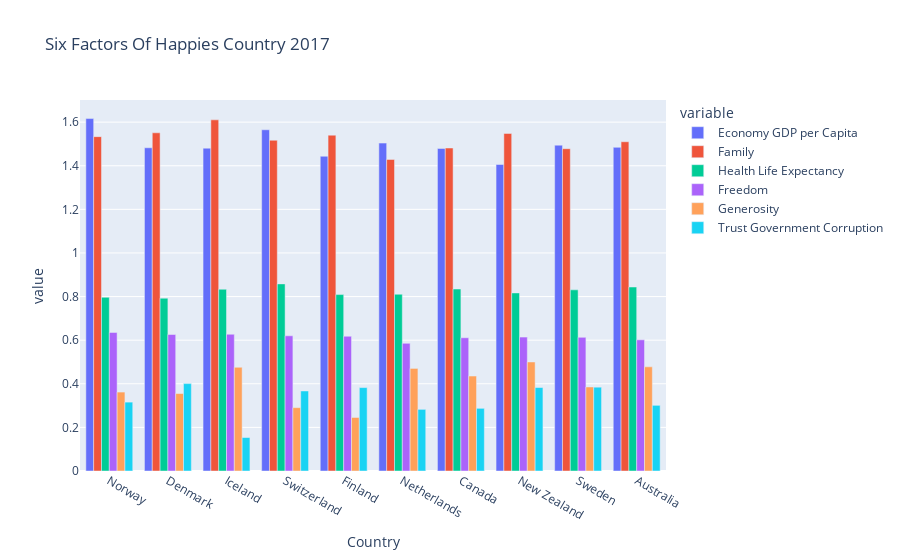

Source (notebook cell):
### Code cell
char = px.bar(df_3[:10], 
              x="Country", 
              y = ['Economy GDP per Capita', 
                   'Family', 
                   'Health Life Expectancy ', 
                   'Freedom', 
                   'Generosity', 
                   'Trust Government Corruption'
                  ],
              barmode = 'group',
              title="Six Factors Of Happies Country 2017",
              height=600
             )
char.show()

### Figure 1 — Plotly figure (JSON) as saved in the notebook; plotly's stock layout.template omitted (floating-point values rounded to 4 significant figures)
{"data": [{"alignmentgroup": "True", "hovertemplate": "variable=Economy GDP per Capita<br>Country=%{x}<br>value=%{y}<extra></extra>", "legendgroup": "Economy GDP per Capita", "marker": {"color": "#636efa", "pattern": {"shape": ""}}, "name": "Economy GDP per Capita", "offsetgroup": "Economy GDP per Capita", "orientation": "v", "showlegend": true, "textposition": "auto", "type": "bar", "x": ["Norway", "Denmark", "Iceland", "Switzerland", "Finland", "Netherlands", "Canada", "New Zealand", "Sweden", "Australia"], "xaxis": "x", "y": [1.616, 1.482, 1.481, 1.565, 1.444, 1.504, 1.479, 1.406, 1.494, 1.484], "yaxis": "y"}, {"alignmentgroup": "True", "hovertemplate": "variable=Family<br>Country=%{x}<br>value=%{y}<extra></extra>", "legendgroup": "Family", "marker": {"color": "#EF553B", "pattern": {"shape": ""}}, "name": "Family", "offsetgroup": "Family", "orientation": "v", "showlegend": true, "textposition": "auto", "type": "bar", "x": ["Norway", "Denmark", "Iceland", "Switzerland", "Finland", "Netherlands", "Canada", "New Zealand", "Sweden", "Australia"], "xaxis": "x", "y": [1.534, 1.551, 1.611, 1.517, 1.54, 1.429, 1.481, 1.548, 1.478, 1.51], "yaxis": "y"}, {"alignmentgroup": "True", "hovertemplate": "variable=Health Life Expectancy <br>Country=%{x}<br>value=%{y}<extra></extra>", "legendgroup": "Health Life Expectancy ", "marker": {"color": "#00cc96", "pattern": {"shape": ""}}, "name": "Health Life Expectancy ", "offsetgroup": "Health Life Expectancy ", "orientation": "v", "showlegend": true, "textposition": "auto", "type": "bar", "x": ["Norway", "Denmark", "Iceland", "Switzerland", "Finland", "Netherlands", "Canada", "New Zealand", "Sweden", "Australia"], "xaxis": "x", "y": [0.7967, 0.7926, 0.8336, 0.8581, 0.8092, 0.8107, 0.8346, 0.8168, 0.8309, 0.8439], "yaxis": "y"}, {"alignmentgroup": "True", "hovertemplate": "variable=Freedom<br>Country=%{x}<br>value=%{y}<extra></extra>", "legendgroup": "Freedom", "marker": {"color": "#ab63fa", "pattern": {"shape": ""}}, "name": "Freedom", "offsetgroup": "Freedom", "orientation": "v", "showlegend": true, "textposition": "auto", "type": "bar", "x": ["Norway", "Denmark", "Iceland", "Switzerland", "Finland", "Netherlands", "Canada", "New Zealand", "Sweden", "Australia"], "xaxis": "x", "y": [0.6354, 0.626, 0.6272, 0.6201, 0.618, 0.5854, 0.6111, 0.6141, 0.6129, 0.6016], "yaxis": "y"}, {"alignmentgroup": "True", "hovertemplate": "variable=Generosity<br>Country=%{x}<br>value=%{y}<extra></extra>", "legendgroup": "Generosity", "marker": {"color": "#FFA15A", "pattern": {"shape": ""}}, "name": "Generosity", "offsetgroup": "Generosity", "orientation": "v", "showlegend": true, "textposition": "auto", "type": "bar", "x": ["Norway", "Denmark", "Iceland", "Switzerland", "Finland", "Netherlands", "Canada", "New Zealand", "Sweden", "Australia"], "xaxis": "x", "y": [0.362, 0.3553, 0.4755, 0.2905, 0.2455, 0.4705, 0.4355, 0.5, 0.3854, 0.4777], "yaxis": "y"}, {"alignmentgroup": "True", "hovertemplate": "variable=Trust Government Corruption<br>Country=%{x}<br>value=%{y}<extra></extra>", "legendgroup": "Trust Government Corruption", "marker": {"color": "#19d3f3", "pattern": {"shape": ""}}, "name": "Trust Government Corruption", "offsetgroup": "Trust Government Corruption", "orientation": "v", "showlegend": true, "textposition": "auto", "type": "bar", "x": ["Norway", "Denmark", "Iceland", "Switzerland", "Finland", "Netherlands", "Canada", "New Zealand", "Sweden", "Australia"], "xaxis": "x", "y": [0.316, 0.4008, 0.1535, 0.367, 0.3826, 0.2827, 0.2874, 0.3828, 0.3844, 0.3012], "yaxis": "y"}], "layout": {"autosize": true, "barmode": "group", "legend": {"title": {"text": "variable"}, "tracegroupgap": 0}, "title": {"text": "Six Factors Of Happies Country 2017"}, "xaxis": {"anchor": "y", "autorange": true, "domain": [0, 1], "range": [-0.5, 9.5], "title": {"text": "Country"}, "type": "category"}, "yaxis": {"anchor": "x", "autorange": true, "domain": [0, 1], "range": [0, 1.702], "title": {"text": "value"}, "type": "linear"}}}
